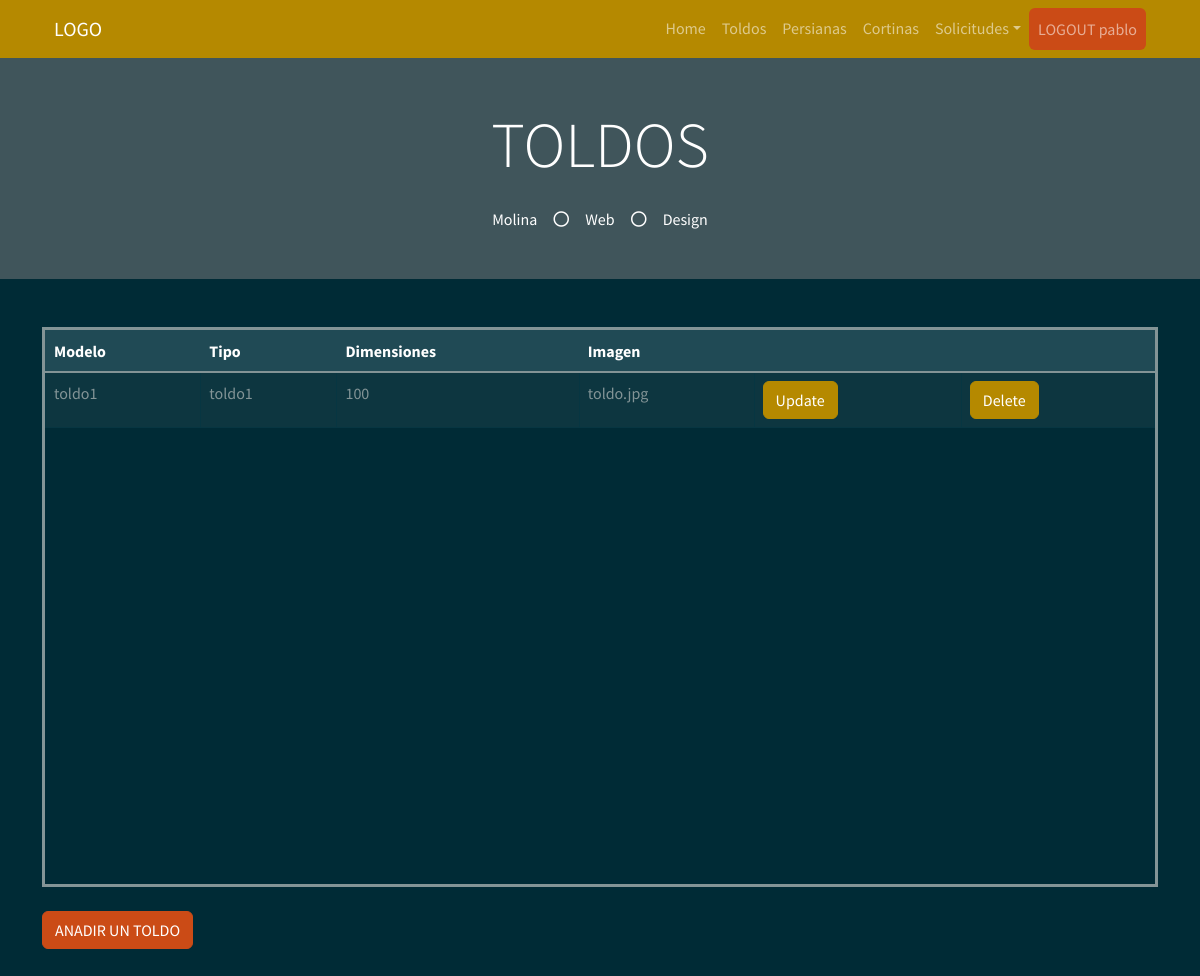
Screenshot of /toldo (signed in) with the database file from the repository.
### myapp/models.py (models this page shows)
    class Toldo(db.Model):
        __tablename__ = "Toldo"  # Nombre de la tabla que se crea
        Toldo_id = db.Column("toldo_id", db.Integer, Sequence(
            'toldo_id_seq'),  primary_key=True)
        Modelo = db.Column(db.String(20))
        Tipo = db.Column(db.String(30))
        Dimensiones = db.Column(db.String(30))
        Imagen = db.Column(db.String(30))

### myapp/views.py (the view)
    @app.route("/toldo", methods=["GET", "POST"])
    def toldo():
        list_toldo = db_access["list_toldos"]
        toldos = list_toldo()
        usuario = session['usuario']
        usu = usuario
        return render_template("toldos.html", toldos=toldos, usu=usu)

### myapp/templates/toldos.html (shortened to what this page needs)
<!DOCTYPE html>
<html>
<head>
  <link href="https://cdn.jsdelivr.net/npm/bootstrap@5.1.3/dist/css/bootstrap.min.css" rel="stylesheet"
>
  <link rel="stylesheet" href="../static/style/bootstrap.min(8).css">
</head>
<body>
  {% include 'includes/navbar.html' %}
  <div class="jumbotron jumbotron-fluid bg-jumbotron" style=" background-color: rgba(128, 128, 128, 0.5);">
    <div class="container text-center py-5">
      <h3 class="text-white display-3 mb-4">TOLDOS</h3>
      <div class="d-inline-flex align-items-center text-white">
        <p class="m-0">Molina</p>
        <i class="far fa-circle px-3"></i>
        <p class="m-0">Web</p>
        <i class="far fa-circle px-3"></i>
        <p class="m-0">Design</p>
      </div>
    </div>
  </div>
  <div class="container my-5">
    <div style=" overflow:auto;  height: 70vh; border-style: solid;">
      <table class="table table-bordered mx-auto">
        <thead class="table-dark">
          <tr class="table-active">
            <th>Modelo</th>
            <th>Tipo</th>
            <th>Dimensiones</th>
            <th>Imagen</th>
            <th></th>
            <th></th>
          </tr>
        </thead>
        <tbody>
          {% for toldo in toldos %}
          <tr>
            <td> {{ toldo.Modelo }} </td>
            <td> {{ toldo.Tipo }} </td>
            <td> {{ toldo.Dimensiones }} </td>
            <td> {{ toldo.Imagen }} </td>
            <td> <a class="btn btn-primary" href="/update_toldo/{{toldo.Toldo_id}}">Update</a></td>
            <td> <a class="btn btn-primary" href="/delete_toldo/{{toldo.Toldo_id}}">Delete</a></td>
          </tr>
          {% endfor %}
        </tbody>
      </table>
    </div>
    <br>
    <a href="/create_toldo" class="btn btn-warning">ANADIR UN TOLDO</a>
  </div>
</body>
</html>

### rows the page displays
Toldo: Modelo "toldo1", Tipo "toldo1", Dimensiones "100", Imagen "toldo.jpg"

### other values shown
{{ usu }} "pablo"
